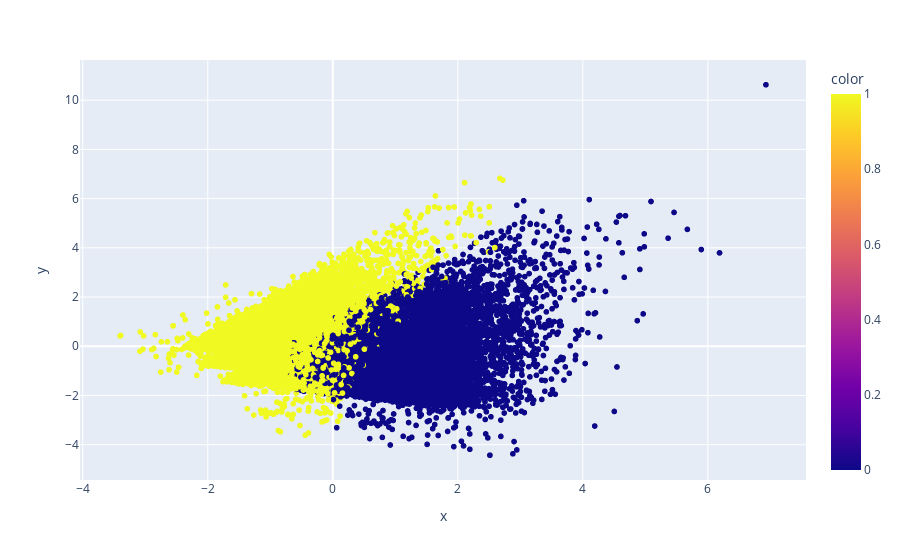

The notebook cell saved with this chart:
### Code cell
graphic = px.scatter(x=X_pca[:, 0], y=X_pca[:, 1], color=labels)
graphic.show()

### Figure 1 — Plotly figure (JSON) as saved in the notebook; plotly's stock layout.template omitted (floating-point values rounded to 4 significant figures; data arrays with more than 128 entries replaced by an {"elided": "..."} marker saying what was removed)
{"data": [{"hovertemplate": "x=%{x}<br>y=%{y}<br>color=%{marker.color}<extra></extra>", "legendgroup": "", "marker": {"color": {"elided": "30000 int values"}, "coloraxis": "coloraxis", "symbol": "circle"}, "mode": "markers", "name": "", "showlegend": false, "type": "scattergl", "x": {"elided": "30000 float values"}, "xaxis": "x", "y": {"elided": "30000 float values"}, "yaxis": "y"}], "layout": {"coloraxis": {"colorbar": {"title": {"text": "color"}}, "colorscale": [[0, "#0d0887"], [0.1111, "#46039f"], [0.2222, "#7201a8"], [0.3333, "#9c179e"], [0.4444, "#bd3786"], [0.5556, "#d8576b"], [0.6667, "#ed7953"], [0.7778, "#fb9f3a"], [0.8889, "#fdca26"], [1, "#f0f921"]]}, "legend": {"tracegroupgap": 0}, "margin": {"t": 60}, "xaxis": {"anchor": "y", "domain": [0, 1], "title": {"text": "x"}}, "yaxis": {"anchor": "x", "domain": [0, 1], "title": {"text": "y"}}}}
